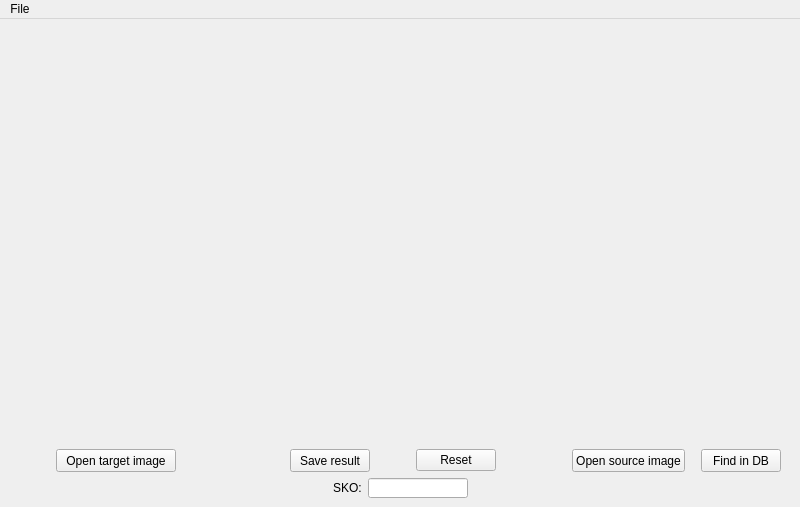
<?xml version="1.0" encoding="UTF-8"?>
<ui version="4.0">
 <class>MainWindow</class>
 <widget class="QMainWindow" name="MainWindow">
  <property name="geometry">
   <rect>
    <x>0</x>
    <y>0</y>
    <width>800</width>
    <height>507</height>
   </rect>
  </property>
  <property name="sizeIncrement">
   <size>
    <width>1</width>
    <height>1</height>
   </size>
  </property>
  <property name="baseSize">
   <size>
    <width>800</width>
    <height>600</height>
   </size>
  </property>
  <property name="windowTitle">
   <string>GreyToColor</string>
  </property>
  <widget class="QWidget" name="centralwidget">
   <layout class="QVBoxLayout" name="verticalLayout">
    <item>
     <layout class="QHBoxLayout" name="imgsLayout">
      <property name="sizeConstraint">
       <enum>QLayout::SetMaximumSize</enum>
      </property>
      <item>
       <layout class="QVBoxLayout" name="targetImgLayout" stretch="1,0">
        <item>
         <widget class="ScaleLabel" name="targetImgLbl">
          <property name="sizePolicy">
           <sizepolicy hsizetype="Expanding" vsizetype="Expanding">
            <horstretch>0</horstretch>
            <verstretch>0</verstretch>
           </sizepolicy>
          </property>
          <property name="minimumSize">
           <size>
            <width>200</width>
            <height>200</height>
           </size>
          </property>
          <property name="maximumSize">
           <size>
            <width>660</width>
            <height>660</height>
           </size>
          </property>
          <property name="frameShape">
           <enum>QFrame::NoFrame</enum>
          </property>
          <property name="text">
           <string/>
          </property>
          <property name="scaledContents">
           <bool>false</bool>
          </property>
          <property name="alignment">
           <set>Qt::AlignCenter</set>
          </property>
          <property name="wordWrap">
           <bool>true</bool>
          </property>
          <property name="indent">
           <number>-1</number>
          </property>
         </widget>
        </item>
        <item>
         <layout class="QHBoxLayout" name="targetButtonsLayout">
          <property name="spacing">
           <number>6</number>
          </property>
          <item>
           <spacer name="leftHS_3">
            <property name="orientation">
             <enum>Qt::Horizontal</enum>
            </property>
            <property name="sizeType">
             <enum>QSizePolicy::Preferred</enum>
            </property>
            <property name="sizeHint" stdset="0">
             <size>
              <width>40</width>
              <height>20</height>
             </size>
            </property>
           </spacer>
          </item>
          <item>
           <widget class="QPushButton" name="openTargetImgPB">
            <property name="minimumSize">
             <size>
              <width>98</width>
              <height>23</height>
             </size>
            </property>
            <property name="maximumSize">
             <size>
              <width>120</width>
              <height>23</height>
             </size>
            </property>
            <property name="text">
             <string>Open target image</string>
            </property>
           </widget>
          </item>
          <item>
           <spacer name="rightHS_3">
            <property name="orientation">
             <enum>Qt::Horizontal</enum>
            </property>
            <property name="sizeType">
             <enum>QSizePolicy::Preferred</enum>
            </property>
            <property name="sizeHint" stdset="0">
             <size>
              <width>40</width>
              <height>20</height>
             </size>
            </property>
           </spacer>
          </item>
         </layout>
        </item>
       </layout>
      </item>
      <item>
       <spacer name="targetResultImgsHS">
        <property name="orientation">
         <enum>Qt::Horizontal</enum>
        </property>
        <property name="sizeType">
         <enum>QSizePolicy::Minimum</enum>
        </property>
        <property name="sizeHint" stdset="0">
         <size>
          <width>20</width>
          <height>20</height>
         </size>
        </property>
       </spacer>
      </item>
      <item>
       <layout class="QVBoxLayout" name="resultImgLayout">
        <property name="leftMargin">
         <number>0</number>
        </property>
        <item>
         <widget class="ScaleLabel" name="resultImgLbl">
          <property name="sizePolicy">
           <sizepolicy hsizetype="Expanding" vsizetype="Expanding">
            <horstretch>0</horstretch>
            <verstretch>0</verstretch>
           </sizepolicy>
          </property>
          <property name="minimumSize">
           <size>
            <width>200</width>
            <height>200</height>
           </size>
          </property>
          <property name="maximumSize">
           <size>
            <width>660</width>
            <height>660</height>
           </size>
          </property>
          <property name="frameShape">
           <enum>QFrame::NoFrame</enum>
          </property>
          <property name="text">
           <string/>
          </property>
          <property name="alignment">
           <set>Qt::AlignCenter</set>
          </property>
          <property name="wordWrap">
           <bool>true</bool>
          </property>
         </widget>
        </item>
        <item>
         <layout class="QHBoxLayout" name="resultButtonsLayout">
          <item>
           <spacer name="leftHS_2">
            <property name="orientation">
             <enum>Qt::Horizontal</enum>
            </property>
            <property name="sizeType">
             <enum>QSizePolicy::Preferred</enum>
            </property>
            <property name="sizeHint" stdset="0">
             <size>
              <width>40</width>
              <height>20</height>
             </size>
            </property>
           </spacer>
          </item>
          <item>
           <widget class="QPushButton" name="saveResultPB">
            <property name="minimumSize">
             <size>
              <width>75</width>
              <height>23</height>
             </size>
            </property>
            <property name="maximumSize">
             <size>
              <width>100</width>
              <height>23</height>
             </size>
            </property>
            <property name="text">
             <string>Save result</string>
            </property>
           </widget>
          </item>
          <item>
           <spacer name="horizontalSpacer">
            <property name="orientation">
             <enum>Qt::Horizontal</enum>
            </property>
            <property name="sizeHint" stdset="0">
             <size>
              <width>40</width>
              <height>20</height>
             </size>
            </property>
           </spacer>
          </item>
          <item>
           <widget class="QPushButton" name="resetPB">
            <property name="text">
             <string>Reset</string>
            </property>
           </widget>
          </item>
          <item>
           <spacer name="rightHS_2">
            <property name="orientation">
             <enum>Qt::Horizontal</enum>
            </property>
            <property name="sizeType">
             <enum>QSizePolicy::Preferred</enum>
            </property>
            <property name="sizeHint" stdset="0">
             <size>
              <width>40</width>
              <height>20</height>
             </size>
            </property>
           </spacer>
          </item>
         </layout>
        </item>
       </layout>
      </item>
      <item>
       <spacer name="resultSourceImgsHS">
        <property name="orientation">
         <enum>Qt::Horizontal</enum>
        </property>
        <property name="sizeType">
         <enum>QSizePolicy::Minimum</enum>
        </property>
        <property name="sizeHint" stdset="0">
         <size>
          <width>20</width>
          <height>20</height>
         </size>
        </property>
       </spacer>
      </item>
      <item>
       <layout class="QVBoxLayout" name="sourceImgLayout">
        <item>
         <widget class="ScaleLabel" name="sourceImgLbl">
          <property name="sizePolicy">
           <sizepolicy hsizetype="Expanding" vsizetype="Expanding">
            <horstretch>0</horstretch>
            <verstretch>0</verstretch>
           </sizepolicy>
          </property>
          <property name="minimumSize">
           <size>
            <width>200</width>
            <height>200</height>
           </size>
          </property>
          <property name="maximumSize">
           <size>
            <width>660</width>
            <height>660</height>
           </size>
          </property>
          <property name="frameShape">
           <enum>QFrame::NoFrame</enum>
          </property>
          <property name="text">
           <string/>
          </property>
          <property name="alignment">
           <set>Qt::AlignCenter</set>
          </property>
          <property name="wordWrap">
           <bool>true</bool>
          </property>
         </widget>
        </item>
        <item>
         <layout class="QHBoxLayout" name="sourceButtonsLayout">
          <item>
           <spacer name="leftHS">
            <property name="orientation">
             <enum>Qt::Horizontal</enum>
            </property>
            <property name="sizeType">
             <enum>QSizePolicy::Preferred</enum>
            </property>
            <property name="sizeHint" stdset="0">
             <size>
              <width>10</width>
              <height>20</height>
             </size>
            </property>
           </spacer>
          </item>
          <item>
           <widget class="QPushButton" name="openSourceImgPB">
            <property name="minimumSize">
             <size>
              <width>100</width>
              <height>23</height>
             </size>
            </property>
            <property name="maximumSize">
             <size>
              <width>120</width>
              <height>23</height>
             </size>
            </property>
            <property name="text">
             <string>Open source image</string>
            </property>
           </widget>
          </item>
          <item>
           <spacer name="middleHS">
            <property name="orientation">
             <enum>Qt::Horizontal</enum>
            </property>
            <property name="sizeType">
             <enum>QSizePolicy::Preferred</enum>
            </property>
            <property name="sizeHint" stdset="0">
             <size>
              <width>10</width>
              <height>20</height>
             </size>
            </property>
           </spacer>
          </item>
          <item>
           <widget class="QPushButton" name="findSourceImgPB">
            <property name="minimumSize">
             <size>
              <width>60</width>
              <height>23</height>
             </size>
            </property>
            <property name="maximumSize">
             <size>
              <width>80</width>
              <height>23</height>
             </size>
            </property>
            <property name="text">
             <string>Find in DB</string>
            </property>
            <property name="checkable">
             <bool>false</bool>
            </property>
            <property name="checked">
             <bool>false</bool>
            </property>
            <property name="autoRepeat">
             <bool>false</bool>
            </property>
            <property name="autoExclusive">
             <bool>false</bool>
            </property>
            <property name="autoDefault">
             <bool>false</bool>
            </property>
            <property name="default">
             <bool>false</bool>
            </property>
            <property name="flat">
             <bool>false</bool>
            </property>
           </widget>
          </item>
          <item>
           <spacer name="rightHS">
            <property name="orientation">
             <enum>Qt::Horizontal</enum>
            </property>
            <property name="sizeType">
             <enum>QSizePolicy::Preferred</enum>
            </property>
            <property name="sizeHint" stdset="0">
             <size>
              <width>10</width>
              <height>20</height>
             </size>
            </property>
           </spacer>
          </item>
         </layout>
        </item>
       </layout>
      </item>
     </layout>
    </item>
    <item>
     <layout class="QHBoxLayout" name="skoLayout">
      <item>
       <spacer name="leftSKOHS">
        <property name="orientation">
         <enum>Qt::Horizontal</enum>
        </property>
        <property name="sizeType">
         <enum>QSizePolicy::Expanding</enum>
        </property>
        <property name="sizeHint" stdset="0">
         <size>
          <width>40</width>
          <height>20</height>
         </size>
        </property>
       </spacer>
      </item>
      <item>
       <widget class="QLabel" name="skoLbl">
        <property name="sizePolicy">
         <sizepolicy hsizetype="Preferred" vsizetype="Preferred">
          <horstretch>0</horstretch>
          <verstretch>0</verstretch>
         </sizepolicy>
        </property>
        <property name="text">
         <string>SKO:</string>
        </property>
       </widget>
      </item>
      <item>
       <widget class="QLineEdit" name="lineSKO">
        <property name="sizePolicy">
         <sizepolicy hsizetype="Fixed" vsizetype="Fixed">
          <horstretch>0</horstretch>
          <verstretch>0</verstretch>
         </sizepolicy>
        </property>
        <property name="minimumSize">
         <size>
          <width>20</width>
          <height>20</height>
         </size>
        </property>
        <property name="maximumSize">
         <size>
          <width>100</width>
          <height>20</height>
         </size>
        </property>
        <property name="frame">
         <bool>true</bool>
        </property>
        <property name="readOnly">
         <bool>true</bool>
        </property>
       </widget>
      </item>
      <item>
       <spacer name="rightSKOHS">
        <property name="orientation">
         <enum>Qt::Horizontal</enum>
        </property>
        <property name="sizeType">
         <enum>QSizePolicy::Expanding</enum>
        </property>
        <property name="sizeHint" stdset="0">
         <size>
          <width>40</width>
          <height>20</height>
         </size>
        </property>
       </spacer>
      </item>
     </layout>
    </item>
   </layout>
  </widget>
  <widget class="QMenuBar" name="menubar">
   <property name="geometry">
    <rect>
     <x>0</x>
     <y>0</y>
     <width>800</width>
     <height>21</height>
    </rect>
   </property>
   <widget class="QMenu" name="menuFile">
    <property name="title">
     <string>File</string>
    </property>
    <addaction name="actionOpenTargetImage"/>
    <addaction name="actionOpenSourceImage"/>
    <addaction name="separator"/>
    <addaction name="actionClose"/>
   </widget>
   <addaction name="menuFile"/>
  </widget>
  <action name="actionOpenTargetImage">
   <property name="text">
    <string>Open target image...</string>
   </property>
  </action>
  <action name="actionClose">
   <property name="text">
    <string>Close</string>
   </property>
  </action>
  <action name="actionOpenSourceImage">
   <property name="text">
    <string>Open source image...</string>
   </property>
  </action>
 </widget>
 <customwidgets>
  <customwidget>
   <class>ScaleLabel</class>
   <extends>QLabel</extends>
   <header location="global">UI/scalelabel.h</header>
  </customwidget>
 </customwidgets>
 <resources/>
 <connections>
  <connection>
   <sender>actionClose</sender>
   <signal>triggered()</signal>
   <receiver>MainWindow</receiver>
   <slot>close()</slot>
   <hints>
    <hint type="sourcelabel">
     <x>-1</x>
     <y>-1</y>
    </hint>
    <hint type="destinationlabel">
     <x>399</x>
     <y>299</y>
    </hint>
   </hints>
  </connection>
 </connections>
</ui>
